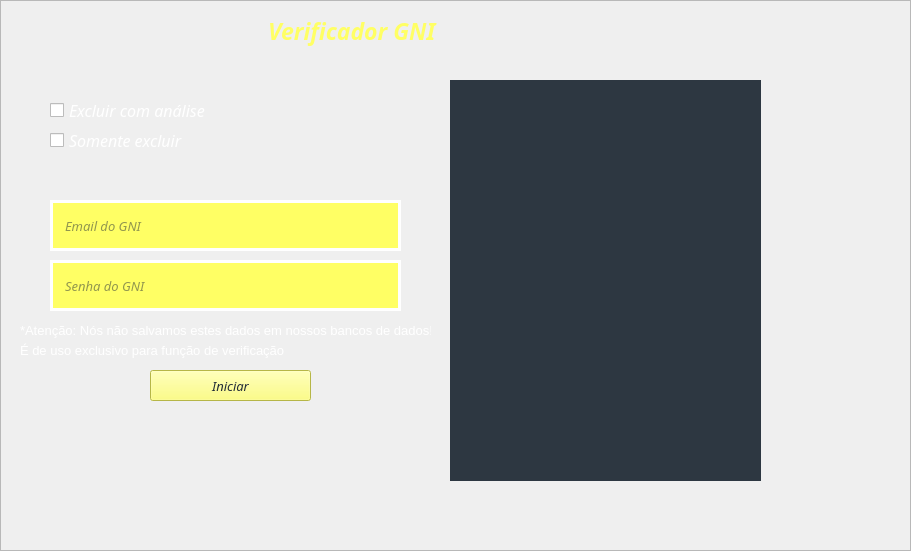
   <widget class="QFrame" name="frameVerificadorGNI">
    <property name="geometry">
     <rect>
      <x>100</x>
      <y>160</y>
      <width>911</width>
      <height>551</height>
     </rect>
    </property>
    <property name="frameShape">
     <enum>QFrame::StyledPanel</enum>
    </property>
    <property name="frameShadow">
     <enum>QFrame::Raised</enum>
    </property>
    <widget class="QLabel" name="label_39">
     <property name="geometry">
      <rect>
       <x>265</x>
       <y>10</y>
       <width>201</width>
       <height>41</height>
      </rect>
     </property>
     <property name="font">
      <font>
       <family>Montserrat ExtraBold</family>
       <pointsize>17</pointsize>
       <weight>75</weight>
       <italic>true</italic>
       <bold>true</bold>
      </font>
     </property>
     <property name="styleSheet">
      <string notr="true">color: rgb(255, 255, 100);</string>
     </property>
     <property name="text">
      <string>Verificador GNI</string>
     </property>
     <property name="textFormat">
      <enum>Qt::PlainText</enum>
     </property>
     <property name="wordWrap">
      <bool>false</bool>
     </property>
     <property name="margin">
      <number>2</number>
     </property>
     <property name="indent">
      <number>3</number>
     </property>
    </widget>
    <widget class="QCheckBox" name="checkExcluirComAnalise">
     <property name="geometry">
      <rect>
       <x>50</x>
       <y>90</y>
       <width>201</width>
       <height>41</height>
      </rect>
     </property>
     <property name="font">
      <font>
       <family>Cocogoose Pro</family>
       <pointsize>12</pointsize>
       <italic>true</italic>
      </font>
     </property>
     <property name="styleSheet">
      <string notr="true">color: rgb(255, 255, 255);</string>
     </property>
     <property name="text">
      <string>Excluir com análise</string>
     </property>
     <property name="autoExclusive">
      <bool>true</bool>
     </property>
    </widget>
    <widget class="QCheckBox" name="checkSomenteExcluir">
     <property name="geometry">
      <rect>
       <x>50</x>
       <y>120</y>
       <width>201</width>
       <height>41</height>
      </rect>
     </property>
     <property name="font">
      <font>
       <family>Cocogoose Pro</family>
       <pointsize>12</pointsize>
       <italic>true</italic>
      </font>
     </property>
     <property name="styleSheet">
      <string notr="true">color: rgb(255, 255, 255);</string>
     </property>
     <property name="text">
      <string>Somente excluir</string>
     </property>
     <property name="autoExclusive">
      <bool>true</bool>
     </property>
    </widget>
    <widget class="QLineEdit" name="lineEditEmailGNI">
     <property name="geometry">
      <rect>
       <x>50</x>
       <y>200</y>
       <width>351</width>
       <height>51</height>
      </rect>
     </property>
     <property name="font">
      <font>
       <family>Cocogoose Pro</family>
       <pointsize>10</pointsize>
       <italic>true</italic>
      </font>
     </property>
     <property name="styleSheet">
      <string notr="true">QLineEdit{
	border: 3px solid rgb(255,255,255);
	background-color: rgb(255, 255, 100);
	color: rgb(35,45,55);
	padding: 10px;
}
QLineEdit:hover{
	border: 1px solid rgb(255,255,100);
	background-color: rgb(255,255,255);
	color: rgb(35,45,55);
	padding: 10px;
}
QLineEdit:pressed{
	border: 1px solid rgb(255,255,100);
	background-color: rgb(255,255,255);
	color: rgb(35,45,55);
	padding: 10px;
}</string>
     </property>
     <property name="placeholderText">
      <string>Email do GNI</string>
     </property>
    </widget>
    <widget class="QLineEdit" name="lineEditSenhaGNI">
     <property name="geometry">
      <rect>
       <x>50</x>
       <y>260</y>
       <width>351</width>
       <height>51</height>
      </rect>
     </property>
     <property name="font">
      <font>
       <family>Cocogoose Pro</family>
       <pointsize>10</pointsize>
       <italic>true</italic>
      </font>
     </property>
     <property name="styleSheet">
      <string notr="true">QLineEdit{
	border: 3px solid rgb(255,255,255);
	background-color: rgb(255, 255, 100);
	color: rgb(35,45,55);
	padding: 10px;
}
QLineEdit:hover{
	border: 1px solid rgb(255,255,100);
	background-color: rgb(255,255,255);
	color: rgb(35,45,55);
	padding: 10px;
}
QLineEdit:pressed{
	border: 1px solid rgb(255,255,100);
	background-color: rgb(255,255,255);
	color: rgb(35,45,55);
	padding: 10px;
}</string>
     </property>
     <property name="text">
      <string/>
     </property>
     <property name="placeholderText">
      <string>Senha do GNI</string>
     </property>
    </widget>
    <widget class="QLabel" name="label_40">
     <property name="geometry">
      <rect>
       <x>20</x>
       <y>320</y>
       <width>411</width>
       <height>21</height>
      </rect>
     </property>
     <property name="font">
      <font>
       <pointsize>10</pointsize>
      </font>
     </property>
     <property name="styleSheet">
      <string notr="true">color: rgb(255, 255, 255);</string>
     </property>
     <property name="text">
      <string>*Atenção: Nós não salvamos estes dados em nossos bancos de dados!</string>
     </property>
    </widget>
    <widget class="QLabel" name="label_41">
     <property name="geometry">
      <rect>
       <x>20</x>
       <y>340</y>
       <width>271</width>
       <height>20</height>
      </rect>
     </property>
     <property name="font">
      <font>
       <pointsize>10</pointsize>
      </font>
     </property>
     <property name="styleSheet">
      <string notr="true">color: rgb(255, 255, 255);</string>
     </property>
     <property name="text">
      <string>É de uso exclusivo para função de verificação</string>
     </property>
    </widget>
    <widget class="QPushButton" name="buttonIniciarVeriGNI">
     <property name="geometry">
      <rect>
       <x>150</x>
       <y>370</y>
       <width>161</width>
       <height>31</height>
      </rect>
     </property>
     <property name="font">
      <font>
       <family>Cocogoose Pro</family>
       <pointsize>10</pointsize>
       <italic>true</italic>
      </font>
     </property>
     <property name="cursor">
      <cursorShape>PointingHandCursor</cursorShape>
     </property>
     <property name="styleSheet">
      <string notr="true">background-color: rgb(255, 255, 100);
color: rgb(35,45,55);</string>
     </property>
     <property name="text">
      <string>Iniciar</string>
     </property>
    </widget>
    <widget class="QListView" name="listViewVeriGNI">
     <property name="geometry">
      <rect>
       <x>450</x>
       <y>80</y>
       <width>311</width>
       <height>401</height>
      </rect>
     </property>
     <property name="styleSheet">
      <string notr="true">background-color: rgb(45,55,65);
border:none</string>
     </property>
    </widget>
   </widget>
